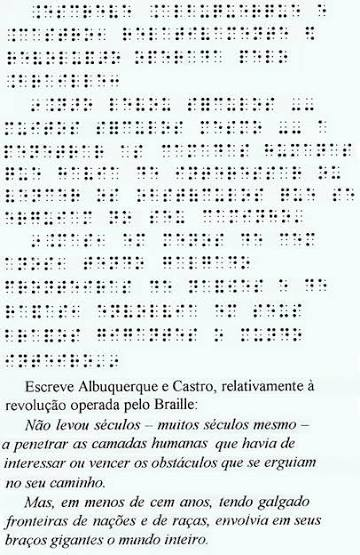
#> input picture samples/documento_escaneado.jpg, 360 x 555 px
$ python -i braille_grid.py   (imports and definitions only)
#> lines starting #> are read from the running program, lines starting #| are printed output that depends on the picture; after the words box and inside, x2 and y2 are one past the last pixel; in counts of white or black regions, pixels touching at a corner belong together
### src/braille_tables.py
DOTS_TO_CHAR = {
    (1,): "a", (1, 2): "b", (1, 4): "c", (1, 4, 5): "d", (1, 5): "e",
    (1, 2, 4): "f", (1, 2, 4, 5): "g", (1, 2, 5): "h", (2, 4): "i", (2, 4, 5): "j",
    (1, 3): "k", (1, 2, 3): "l", (1, 3, 4): "m", (1, 3, 4, 5): "n", (1, 3, 5): "o",
    (1, 2, 3, 4): "p", (1, 2, 3, 4, 5): "q", (1, 2, 3, 5): "r", (2, 3, 4): "s", (2, 3, 4, 5): "t",
    (1, 3, 6): "u", (1, 2, 3, 6): "v", (2, 4, 5, 6): "w", (1, 3, 4, 6): "x", (1, 3, 4, 5, 6): "y",
    (1, 3, 5, 6): "z",
    (1, 2, 3, 5, 6): "á", (1, 2, 3, 4, 5, 6): "é", (3, 4): "í", (3, 4, 6): "ó", (2, 3, 4, 5, 6): "ú",
    (1, 6): "â", (1, 2, 6): "ê", (1, 4, 5, 6): "ô", (1, 2, 4, 6): "à", (3, 4, 5): "ã",
    (2, 4, 6): "õ", (1, 2, 3, 4, 6): "ç", (1, 2, 5, 6): "ü",
    (2,): ",", (2, 3): ";", (2, 5): ":", (3,): ".", (2, 6): "?", (2, 3, 5): "!", (3, 6): "-",
}

CAPITAL = (4, 6)
NUMBER = (3, 4, 5, 6)
DIGITS = {"a": "1", "b": "2", "c": "3", "d": "4", "e": "5", "f": "6", "g": "7", "h": "8", "i": "9", "j": "0"}
CHAR_TO_DOTS = {v: k for k, v in DOTS_TO_CHAR.items()}
DIGIT_TO_LETTER = {v: k for k, v in DIGITS.items()}


def dots_to_unicode(dots):
    return chr(0x2800 + sum(1 << (d - 1) for d in dots))


def is_known(dots):
    dots = tuple(sorted(dots))
    return dots in DOTS_TO_CHAR or dots in (CAPITAL, NUMBER)


def decode_cells(cells):
    out = []
    capital = False
    number = False
    for cell in cells:
        if cell is None:
            out.append(" ")
            number = False
            capital = False
            continue
        dots = tuple(sorted(cell))
        if dots == CAPITAL:
            capital = True
            continue
        if dots == NUMBER:
            number = True
            continue
        ch = DOTS_TO_CHAR.get(dots)
        if ch is None:
            out.append(dots_to_unicode(dots))
            continue
        if number and ch in DIGITS:
            out.append(DIGITS[ch])
            continue
        number = False
        if capital:
            ch = ch.upper()
            capital = False
        out.append(ch)
    return "".join(out)


# [22 lines left out: function text_to_cells, not called in this run]


def mask_to_dots(mask):
    return tuple(i + 1 for i in range(6) if mask & (1 << i))


def dots_to_mask(dots):
    return sum(1 << (d - 1) for d in dots)


CLASS_NAMES = ["".join(str(d) for d in mask_to_dots(m)) for m in range(1, 64)]


def dots_to_class(dots):
    m = dots_to_mask(dots)
    return m - 1 if 1 <= m <= 63 else None


# [8 lines left out: function class_name_to_dots, not called in this run]


def dots_to_code(dots):
    return sum(1 << (d - 1) for d in dots)


def code_to_dots(code):
    return tuple(d for d in range(1, 7) if (code >> (d - 1)) & 1)


CLASS_CODES = list(range(1, 64))
CLASS_NAMES = ["".join(str(d) for d in code_to_dots(c)) for c in CLASS_CODES]


def class_index(dots):
    return dots_to_code(dots) - 1


# [8 lines left out: function name_to_dots, not called in this run]


def letter_to_dots(letter):
    return CHAR_TO_DOTS.get(str(letter).lower())

### src/braille_grid.py
import numpy as np
from PIL import Image
from scipy import ndimage as ndi
from scipy.spatial import cKDTree
from src.braille_tables import decode_cells, is_known


def _load_rgb(image):
    if isinstance(image, str):
        image = Image.open(image)
    if isinstance(image, Image.Image):
        if image.mode in ("RGBA", "LA", "P"):
            image = image.convert("RGBA")
            bg = Image.new("RGBA", image.size, (255, 255, 255, 255))
            image = Image.alpha_composite(bg, image)
        image = np.array(image.convert("RGB"))
    arr = np.asarray(image)
    if arr.ndim == 2:
        arr = np.stack([arr] * 3, axis=-1)
    if arr.shape[2] == 4:
        a = arr[..., 3:4].astype(np.float32) / 255.0
        arr = arr[..., :3].astype(np.float32) * a + 255.0 * (1 - a)
    return np.clip(arr[..., :3], 0, 255).astype(np.uint8)


def _resize(rgb, f):
    pil = Image.fromarray(rgb)
    method = Image.BILINEAR if f > 1 else Image.BOX
    pil = pil.resize((max(1, int(round(pil.width * f))), max(1, int(round(pil.height * f)))), method)
    return np.array(pil)


def _ink(rgb):
    rgbf = rgb.astype(np.float32)
    gray = 0.299 * rgbf[..., 0] + 0.587 * rgbf[..., 1] + 0.114 * rgbf[..., 2]
    mx = rgbf.max(axis=-1)
    mn = rgbf.min(axis=-1)
    sat = (mx - mn) / np.maximum(mx, 1.0)
#> sat: shape (555, 360) float32; every value is 0
    bg = float(np.median(gray))
#> bg = 248
    if bg < 110:
        gray = 255.0 - gray
        bg = 255.0 - bg
    return (gray < bg - 70) | ((sat > 0.35) & (gray < bg - 35))
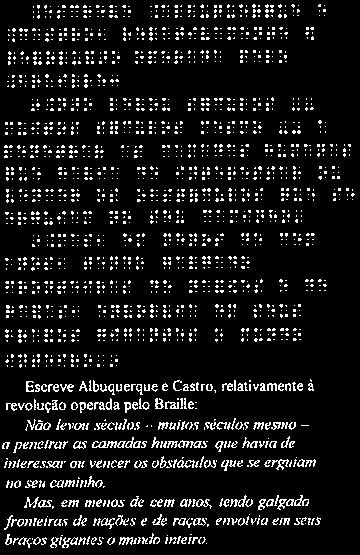
#> returned value: shape (555, 360) bool; 8.9% white in thin lines or dots


def _prepare(image):
    rgb = _load_rgb(image)
    scale = 1.0
    if max(rgb.shape[:2]) > 3000:
        f = 3000.0 / max(rgb.shape[:2])
        rgb = _resize(rgb, f)
        scale *= f
    ink = _ink(rgb)
    pts, r = _find_dots(ink)
    if len(pts) and r < 3.5:
        f = min(4.0, 5.0 / r)
        if max(rgb.shape[:2]) * f <= 4000:
            rgb = _resize(rgb, f)
            scale *= f
            ink = _ink(rgb)
            pts, r = _find_dots(ink)
    return pts, r, scale


def _roundish(sl, comp):
    h = sl[0].stop - sl[0].start
    w = sl[1].stop - sl[1].start
    if h == 0 or w == 0:
        return False
    aspect = w / h
    fill = comp.sum() / float(h * w)
    return 0.55 <= aspect <= 1.8 and fill >= 0.45


def _find_dots(ink):
    lab, n = ndi.label(ink)
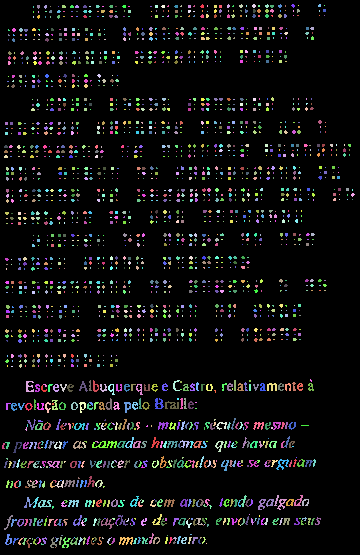
#> lab: shape (555, 360) int32; 2311 distinct labels, from 0 to 2310; one colour per label, 0 black
#> n = 2310
    if n == 0:
        return np.zeros((0, 2)), 1.0
    edt = ndi.distance_transform_edt(ink)
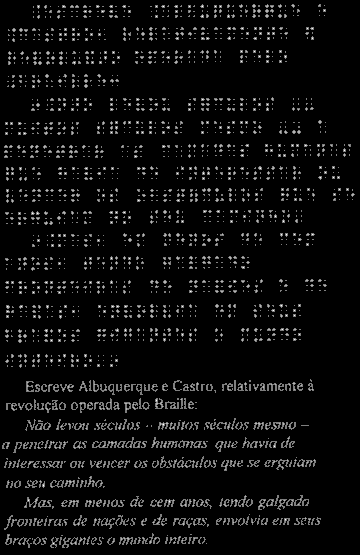
#> edt: shape (555, 360) float64; min 0, max 2, mean 0.094; drawn with min black and max white
    slices = ndi.find_objects(lab)
#> slices = 2310 items
    info = []
    for i, sl in enumerate(slices):
        if sl is None:
            continue
        comp = lab[sl] == (i + 1)
        area = int(comp.sum())
        if area < 2:
            continue
        info.append((i + 1, sl, comp, area, _roundish(sl, comp)))
#> this loop made 2310 passes
#> (area, h in _roundish, w in _roundish, aspect in _roundish, fill in _roundish) on passes 1 to 3: (11, 4, 4, 1, 0.688), (9, 4, 3, 0.75, 0.75), (11, 4, 4, 1, 0.688)
#> after the loop, info = 1989 items
    round_areas = [a for _, _, _, a, r in info if r and a >= 3]
#> round_areas = 1221 values, max 66 at index 1200, min 3 at index 19, mean 10.73
    if not round_areas:
        round_areas = [a for _, _, _, a, _ in info]
    if not round_areas:
        return np.zeros((0, 2)), 1.0
    a_med = float(np.median(round_areas))
#> a_med = 9
    r = max(1.0, float(np.sqrt(a_med / np.pi)))
#> r = 1.69
    pts = []
    for label_id, sl, comp, area, rnd in info:
        if area < max(2.0, 0.3 * a_med):
            continue
        if rnd and area <= 1.8 * a_med:
            ys, xs = np.nonzero(comp)
            pts.append((ys.mean() + sl[0].start, xs.mean() + sl[1].start))
            continue
        if area > 12 * a_med:
            continue
        sub = np.where(comp, edt[sl], 0)
        size = max(3, int(round(1.2 * r)) * 2 + 1)
        peaks = (sub == ndi.maximum_filter(sub, size=size)) & (sub >= 0.6 * sub.max()) & comp
        plab, pn = ndi.label(peaks, structure=np.ones((3, 3)))
        if pn == 0:
            continue
        centers = ndi.center_of_mass(peaks, plab, range(1, pn + 1))
        merged = []
        for cy, cx in centers:
            if all((cy - my) ** 2 + (cx - mx) ** 2 > (1.2 * r) ** 2 for my, mx in merged):
                merged.append((cy, cx))
        expected = area / a_med
        if len(merged) == 1 and not rnd:
            continue
        if len(merged) > expected + 1.5:
            continue
        for cy, cx in merged:
            pts.append((cy + sl[0].start, cx + sl[1].start))
#> this loop made 1989 passes
#> (ys, xs) on passes 61, 65, 78, 79, 80, 81: ([0, 0, 0, 1, 1, 1, 2, 2], [0, 1, 2, 0, 1, 2, 0, 1]), ([0, 0, 1], [0, 1, 1]), ([0, 1, 1, 1, 2, 2, 2, 2, 3, 3, 3], [2, 1, 2, 3, 0, 1, 2, 3, 1, 2, 3]), ([0, 0, 1, 1, 1, 2, 2, 2, 3, 3], [0, 1, 0, 1, 2, 0, 1, 2, 0, 1]), ([0, 1, 1, 1, 2, 2, 2, 3, 3], [1, 0, 1, 2, 0, 1, 2, 0, 1]), ([0, 1, 1, 1, 2, 2, 2, 3, 3, 3], [1, 0, 1, 2, 0, 1, 2, 0, 1, 2])
#> after the loop, pts = 1680 pairs, first value 5.12 to 543.8, second value 5 to 352.3
    return np.array(pts, dtype=np.float64).reshape(-1, 2), r


def _cluster_1d(values, thr):
    order = np.argsort(values)
    groups = [[order[0]]]
    for idx in order[1:]:
        if values[idx] - values[groups[-1][-1]] <= thr:
            groups[-1].append(idx)
        else:
            groups.append([idx])
    return groups


def _smallest_mode(gaps, min_count):
    if len(gaps) == 0:
        return None
    gaps = np.sort(np.asarray(gaps, dtype=np.float64))
    clusters = [[gaps[0]]]
    for g in gaps[1:]:
        if g <= clusters[-1][-1] * 1.18 + 1.0:
            clusters[-1].append(g)
        else:
            clusters.append([g])
    for c in clusters:
        if len(c) >= min_count:
            return float(np.median(c))
    return float(np.median(clusters[0]))


# [18 lines left out: functions _lattice_error, _assign, not called in this run]


def _unit_spacing(pts, r):
    if len(pts) < 2:
        return None
    tree = cKDTree(pts)
    k = min(9, len(pts))
    dist, idx = tree.query(pts, k=k)
    cands = []
    tol = max(1.5, 0.8 * r)
    for i in range(len(pts)):
        best = None
        for dd, j in zip(dist[i][1:], idx[i][1:]):
            if dd < 1.5 * r:
                continue
            dy = abs(pts[j, 0] - pts[i, 0])
            dx = abs(pts[j, 1] - pts[i, 1])
            if dy <= tol or dx <= tol:
                best = dd
                break
        if best is not None:
            cands.append(best)
    if not cands:
        return None
    return _smallest_mode(cands, 1 if len(cands) < 8 else max(2, int(0.05 * len(cands))))


def _line_quality(cells, resid):
    if not cells:
        return 0.0
    known = sum(1 for c in cells if is_known(c))
    return (known / len(cells)) * max(0.0, 1.0 - 2 * (float(np.mean(resid)) if resid else 1.0))


def _walk(xs, start_slot, P, d):
    cell = 0
    slot = start_slot
    anchor = xs[0]
    out = [(0, start_slot, 0.0)]
    total = 0.0
    for x in xs[1:]:
        base = anchor - slot * d
        best = None
        for ns in (0, 1):
            k = int(round((x - base - ns * d) / P))
            for kk in (k - 1, k, k + 1):
                if kk < 0 or (kk == 0 and ns <= slot):
                    continue
                e = abs(x - (base + kk * P + ns * d))
                if best is None or e < best[0]:
                    best = (e, kk, ns)
        if best is None:
            best = (abs(x - (base + P)), 1, 0)
        e, kk, ns = best
        cell += kk
        slot = ns
        anchor = x
        total += e
        out.append((cell, slot, e))
    return out, total


def _dominant_angle(pts, r):
    if len(pts) < 6:
        return 0.0
    tree = cKDTree(pts)
    k = min(7, len(pts))
    dist, idx = tree.query(pts, k=k)
    angles = []
    weights = []
    for i in range(len(pts)):
        for dd, j in zip(dist[i][1:], idx[i][1:]):
            if dd < 1.5 * r or dd > 12 * r:
                continue
            dy = pts[j, 0] - pts[i, 0]
            dx = pts[j, 1] - pts[i, 1]
            if dx < 0:
                dx, dy = -dx, -dy
            a = np.degrees(np.arctan2(dy, dx))
            if -35 <= a <= 35:
                angles.append(a)
                weights.append(1.0 / dd)
    if len(angles) < 5:
        return 0.0
    angles = np.array(angles)
    weights = np.array(weights)
    hist, edges = np.histogram(angles, bins=140, range=(-35, 35), weights=weights)
    hist = np.convolve(hist, np.ones(5) / 5, mode="same")
    peak = (edges[np.argmax(hist)] + edges[np.argmax(hist) + 1]) / 2
    near = np.abs(angles - peak) < 2.0
    return float(np.average(angles[near], weights=weights[near])) if near.any() else float(peak)


def _rotate(pts, center, deg):
    t = np.radians(deg)
    cy, cx = center
    y = pts[:, 0] - cy
    x = pts[:, 1] - cx
    return np.c_[cy + x * np.sin(t) + y * np.cos(t), cx + x * np.cos(t) - y * np.sin(t)]


def decode(image):
    pts, r, scale = _prepare(image)
#> in _prepare, `pts, r = _find_dots(ink)`: r = 1.69
#> in _prepare, `f = min(4.0, 5.0 / r)`: f = 2.95
#> in _resize, `method = Image.BILINEAR if f > 1 else Image.BOX`: method = 2
#> in _resize, `pil = pil.resize((max(1, int(round(pil.width * f))), max(1, int(round(..`:
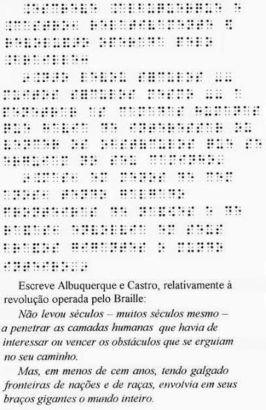
#> pil: PIL image 1063x1640 RGB (shown at 1/4 size); min 0, max 255, mean 231.3
#> in _prepare, `scale *= f`: scale = 2.95
#> in _ink (call 2), `bg = float(np.median(gray))`: bg = 247
#> in _ink (call 2), `return (gray < bg - 70) | ((sat > 0.35) & (gray < bg - 35))`:
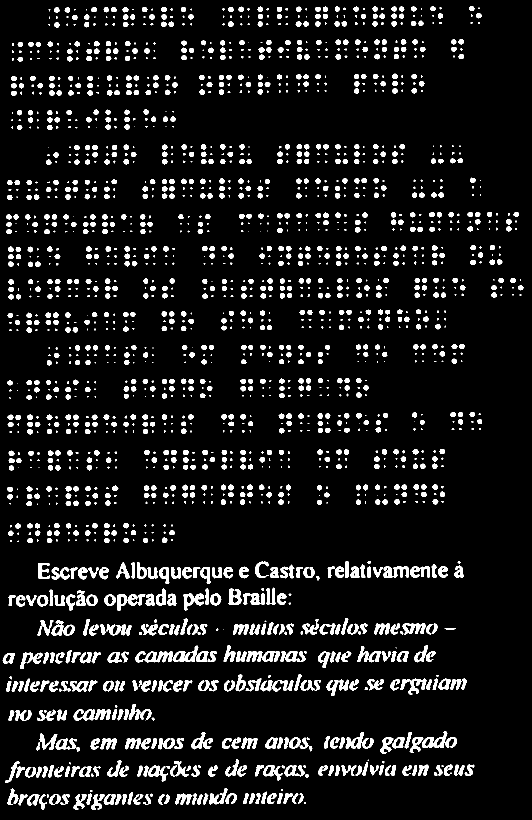
#> returned value: shape (1640, 1063) bool (shown at 1/2 size); 8.8% white; 2182 white regions (973 under 20 px), largest, box (x1, y1, x2, y2) and area: (271, 1303, 346, 1325) 932, (800, 1357, 853, 1389) 681, (487, 1186, 530, 1210) 612
#> (the rest of the program and of its run is left out)
